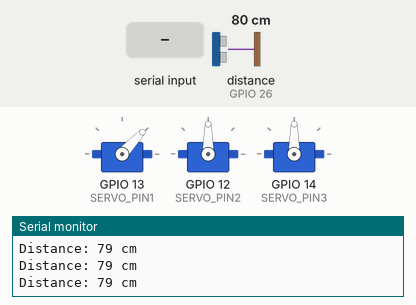
This sketch was run on a simulated ESP32. On the bench: 3 × servo, the last lines printed to the serial monitor. Wiring (inferred from the names in the program): ultrasonic range finder: trigger GPIO 27; echo GPIO 26. The inputs (shaded band) are chosen by the test bench; at power-on: distance to the obstacle (sensor on GPIO 26) 80 cm. The echo pulse lasts 58.3 µs per cm; random numbers use the default seed unless the sketch sets one; nothing arrives over Bluetooth unless stated.

Above: at 1.3 s.
1.4 s: "7" received over the second serial link
At 4.0 s:
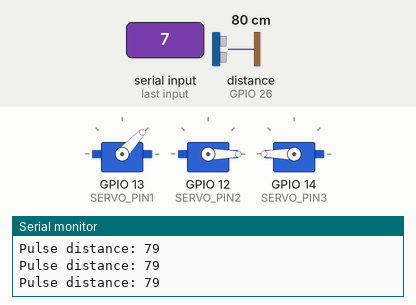
4.4 s: distance to the obstacle (sensor on GPIO 26) set to 12 cm
7.4 s: distance to the obstacle (sensor on GPIO 26) set to 9 cm
At 8.6 s:
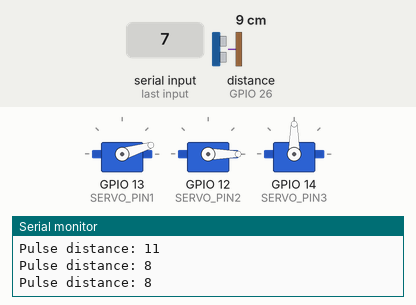
At 9.3 s:
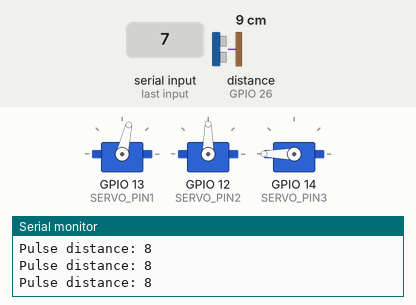
10.4 s: distance to the obstacle (sensor on GPIO 26) set to 18 cm
Timing chart, 0 to 21.0 s (numbered marks = the images above; inputs shaded):
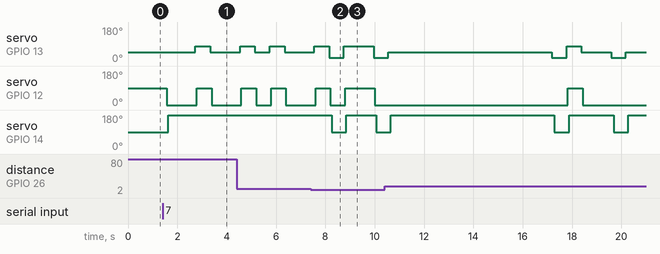

Measured:
- the behaviour switches between 11 and 10 cm on distance to the obstacle (sensor on GPIO 26) (found by bisection; images 1 and 2)
- after the input at 1.4 s, servo on GPIO 13 (SERVO_PIN1): 47° → 77° after 1.3 s, → 47° 0.61 s later; servo on GPIO 12 (SERVO_PIN2): 90° → 0° after 0.17 s, → 90° 1.2 s later, → 0° 0.61 s later; servo on GPIO 14 (SERVO_PIN3): 90° → 180° after 0.22 s
- after the input at 7.4 s, servo on GPIO 12 (SERVO_PIN2): 0° → 90° after 0.20 s, → 0° 0.60 s later, → 90° 0.60 s later, → 0° 1.2 s later

The sketch:

mrrover.ino
```cpp
#include <ESP32Servo.h>
//Uses ESP32 DEVKIT V1. Drivers for board are here:https://www.silabs.com/developers/usb-to-uart-bridge-vcp-drivers?tab=downloads

#define SERVO_PIN1 13 // GPIO pin connected to servo1 (180 degree servo)
#define SERVO_PIN2 12 // GPIO pin connected to servo2, back right wheel
#define SERVO_PIN3 14 // GPIO pin connected to servo3, back left wheel

#include "BluetoothSerial.h"  // Include the Bluetooth Serial library

BluetoothSerial ESP_BT;       // Create a BluetoothSerial object

#define trigPin 27
#define echoPin 26

//Note: pins 26 and 27. Echo appears to be on pin 26
//Note: may need to reopen the rover, in order to reconfigure the sensor vcc properly

#define SERVO_MIN_PULSE_WIDTH       500     // the shortest pulse sent to a servo
#define SERVO_MAX_PULSE_WIDTH      2500     // the longest pulse sent to a servo
#define SERVO_MAX_ANGLE 180 // Maximum angle in degrees

Servo servo1; // Create servo objects
Servo servo2; // Create servo objects
Servo servo3; // Create servo objects


int currentPosition = 90;   // Current position of the servo

void setup() {
  Serial.begin(115200);// declare serial baud rate // Initialize serial communication
  servo1.attach(SERVO_PIN1); // Attach servo1 to GPIO pin
  servo2.attach(SERVO_PIN2); // Attach servo2 to GPIO pin
  servo3.attach(SERVO_PIN3); // Attach servo3 to GPIO pin

//Bluetooth initialization:
  ESP_BT.begin("ESP32_BT");   // Initialize Bluetooth with a name for the device
  Serial.println("Bluetooth Device is Ready to Pair");

//Sonar sensor pins:
  pinMode(trigPin, OUTPUT);
  pinMode(echoPin, INPUT);

//Servo initialization:
  servo1.write(47.5);
  servo2.write(90);//Initialize to be inert. 180 for full-speed reverse, 0 for full-speed forward
  servo3.write(90);//Initialize to be inert. 0 for full-speed reverse, 180 for full-speed forward
}
//Need to read in ASCII characters 50 through 55
void loop() {

  if (ESP_BT.available()) {           // Check if there's data available
    int incomingByte = ESP_BT.read();  // Read the byte as an integer
    Serial.print("Received Byte: ");
    Serial.println(incomingByte);

    // Process the received byte
    if (incomingByte == 55) {
      // stationary_func();//change to a scout function, with a while condition
      scout_func();
    }
    else if (incomingByte == 50)
    {
      forward_func();
    }
    else if (incomingByte == 52)
    {
      reverse_func();
    }
    else if (incomingByte == 51)
    {
      stationary_func();
    }
    else if (incomingByte == 53)
    {
      left_func();
    }
    else if (incomingByte == 54)
    {
      right_func();
    }
  }
  // Send a pulse to trigger the sonar sensor
  digitalWrite(trigPin, LOW);
  delayMicroseconds(2);
  digitalWrite(trigPin, HIGH);
  delayMicroseconds(10);
  digitalWrite(trigPin, LOW);

  // Measure the time it takes for the echo to return
  long duration = pulseIn(echoPin, HIGH);

  // Calculate distance in centimeters (speed of sound is ~343 m/s)
  int distance = duration * 0.034 / 2;

  // Print the distance to the Serial Monitor
  Serial.print("Distance: ");
  Serial.print(distance);
  Serial.println(" cm");

  delay(500);  // Wait a bit before the next reading
}


void scout_func() {
  int bluetooth_num = 55;  // Initialize to the "active" button number
  unsigned long last_check_time = 0;

  while (bluetooth_num == 55) {  // Stay in the loop while `bluetooth_num` is 55

    // Check Bluetooth more frequently
    if (millis() - last_check_time > 50) { // Check every 50ms
      last_check_time = millis();

      // Check if there's new data over Bluetooth
      if (ESP_BT.available()) {
        bluetooth_num = ESP_BT.read();  // Update `bluetooth_num` if new data is available
        if (bluetooth_num != 55) {  // Exit the loop if the received number is not 55
          break;
        }
      }
    }

    // Trigger the sonar sensor
    digitalWrite(trigPin, LOW);
    delayMicroseconds(2);
    digitalWrite(trigPin, HIGH);
    delayMicroseconds(10);
    digitalWrite(trigPin, LOW);

    // Measure the time for the echo to return
    long pulse_duration = pulseIn(echoPin, HIGH, 30000); // Add a timeout of 30ms
    int pulse_distance = pulse_duration * 0.034 / 2;
    Serial.print("Pulse distance: ");
    Serial.println(pulse_distance);

    // Check the pulse distance and execute movement functions accordingly
    //consider using a sequence where the bot reverses and then turns around, instead of simple turns
    if (pulse_distance <= 9) {
      int rand_num = random(0, 2);
      if (rand_num == 1) {
        left_func();
      } else {
        right_func();
      }
      delay(500); // Short delay to allow for quick re-checking
    } else {
      int rand_walk_num = generateRandomNumber();
      if (rand_walk_num == 1) {
        forward_func();
      } else if (rand_walk_num == 2) {
        right_func();
      } else if (rand_walk_num == 3) {
        left_func();
      }
      delay(500); // Short delay to allow for quick re-checking
    }
  }
}
void left_func()
{
  servo1.write(17.5);
  delay(50);
  servo2.write(0);//Initialize to be inert. 180 for full-speed reverse, 0 for full-speed forward
  delay(50);
  servo3.write(90);//Initialize to be inert. 0 for full-speed reverse, 180 for full-speed forward
}

void right_func()
{
  servo1.write(77.5);
  delay(50);
  servo2.write(90);//Initialize to be inert. 180 for full-speed reverse, 0 for full-speed forward
  delay(50);
  servo3.write(180);//Initialize to be inert. 0 for full-speed reverse, 180 for full-speed forward
}

void forward_func()
{
  servo1.write(47.5);
  delay(50);
  servo2.write(0);//Initialize to be inert. 180 for full-speed reverse, 0 for full-speed forward
  delay(50);
  servo3.write(180);//Initialize to be inert. 0 for full-speed reverse, 180 for full-speed forward
}

void reverse_func()
{
  servo1.write(47.5);
  delay(50);
  servo2.write(180);//Initialize to be inert. 180 for full-speed reverse, 0 for full-speed forward
  delay(50);
  servo3.write(0);//Initialize to be inert. 0 for full-speed reverse, 180 for full-speed forward
}

void stationary_func()
{
  servo1.write(47.5);
  delay(50);
  servo2.write(90);//Initialize to be inert. 180 for full-speed reverse, 0 for full-speed forward
  delay(50);
  servo3.write(90);//Initialize to be inert. 0 for full-speed reverse, 180 for full-speed forward
}

int generateRandomNumber() {
  int randValue = random(1, 101); // Generate a random number from 1 to 100

  if (randValue <= 70) {
    return 1; // 70% chance
  } else if (randValue <= 85) {
    return 2; // 15% chance (from 71 to 85)
  } else {
    return 3; // 15% chance (from 86 to 100)
  }
}
```
